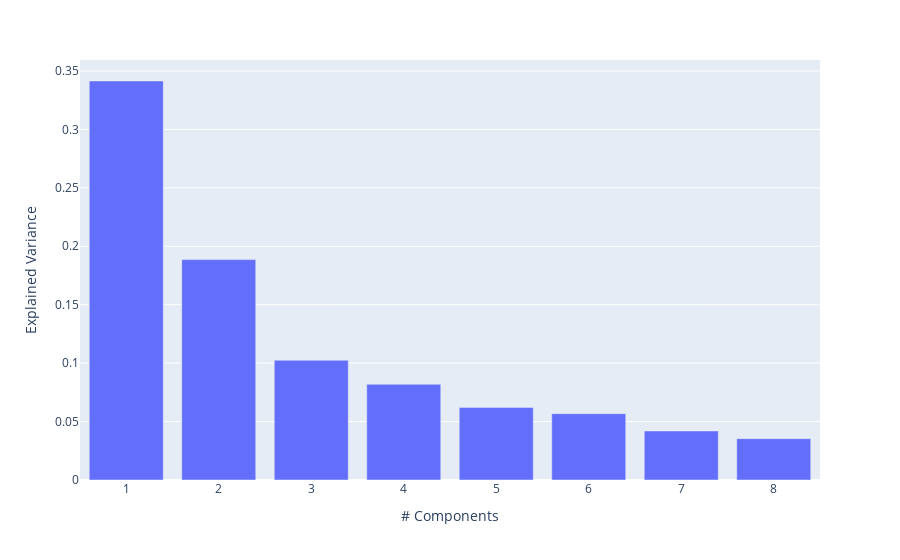

Notebook cell for this chart:
### Code cell
px.bar(x=range(1,pca.explained_variance_ratio_.shape[0]+1),y=pca.explained_variance_ratio_,labels={"x": "# Components", "y": "Explained Variance"}
)

### Figure 1 — Plotly figure (JSON) as saved in the notebook; plotly's stock layout.template omitted (floating-point values rounded to 4 significant figures)
{"data": [{"alignmentgroup": "True", "hovertemplate": "# Components=%{x}<br>Explained Variance=%{y}<extra></extra>", "legendgroup": "", "marker": {"color": "#636efa", "pattern": {"shape": ""}}, "name": "", "offsetgroup": "", "orientation": "v", "showlegend": false, "textposition": "auto", "type": "bar", "x": [1, 2, 3, 4, 5, 6, 7, 8], "xaxis": "x", "y": [0.3414, 0.1886, 0.1025, 0.08192, 0.06212, 0.05675, 0.04194, 0.03538], "yaxis": "y"}], "layout": {"barmode": "relative", "legend": {"tracegroupgap": 0}, "margin": {"t": 60}, "xaxis": {"anchor": "y", "domain": [0, 1], "title": {"text": "# Components"}}, "yaxis": {"anchor": "x", "domain": [0, 1], "title": {"text": "Explained Variance"}}}}
